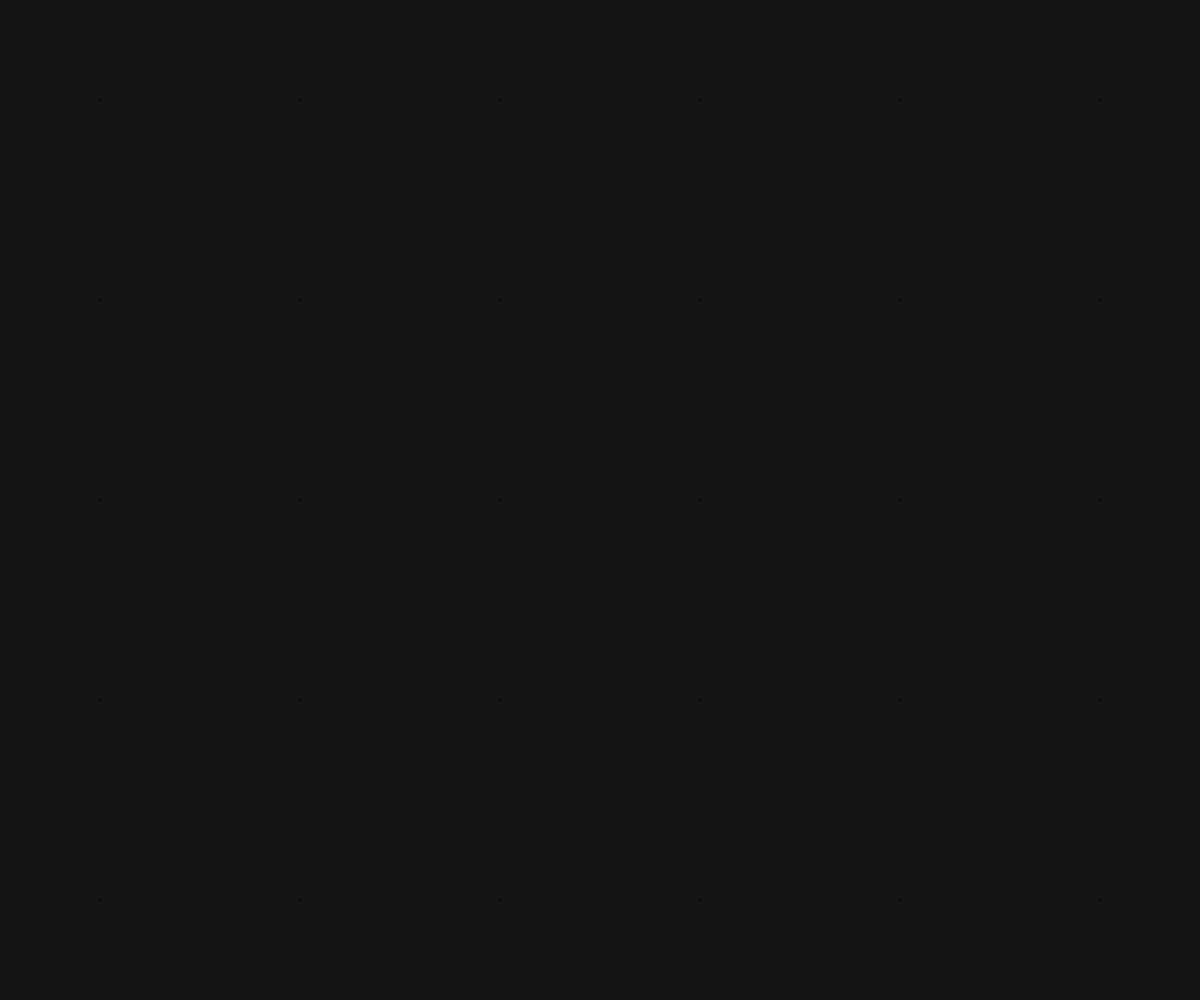
Frame 1 (no input)
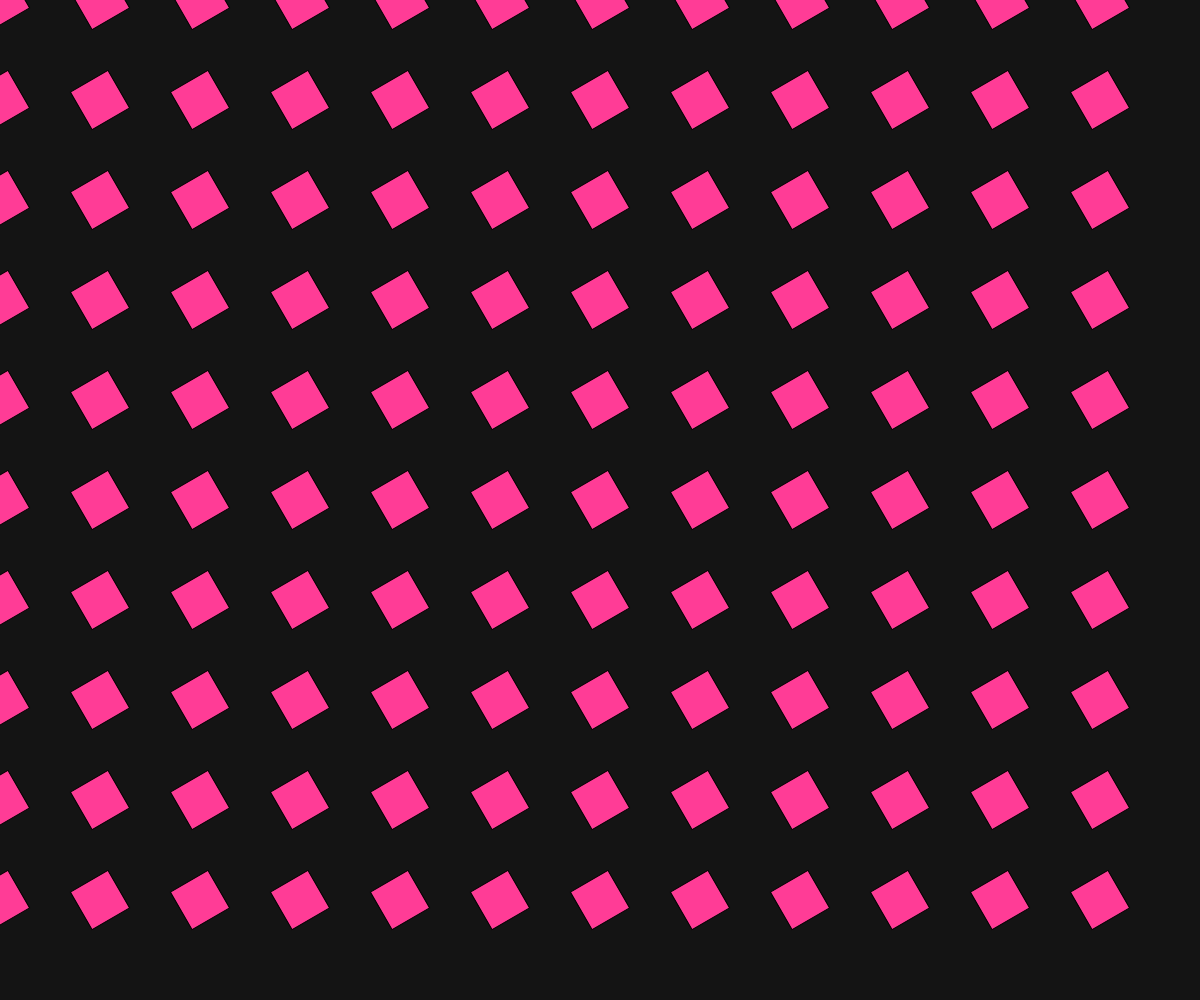
Frame 60 (no input)
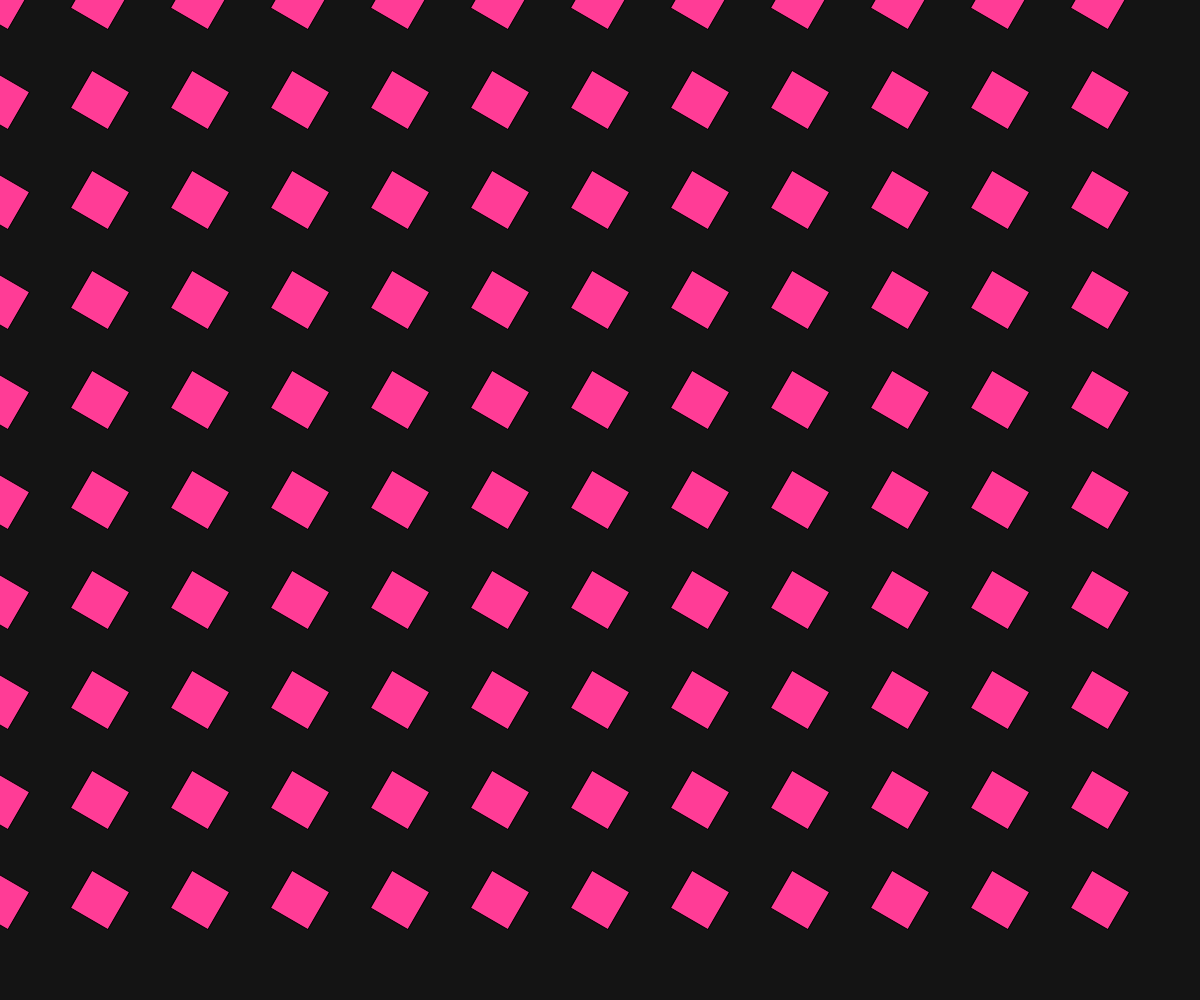
Frame 120 (the mouse pressed at the canvas centre since frame 60)

The p5.js sketch that drew these frames (run headless with seeded random() and noise() and a simulated clock; from frame 60 on, the mouse is pressed at the canvas centre):

// p5.js sketch
// ── sketch.js
let size;
size = 100;
function setup() {
  frameRate(50);
  createCanvas(innerWidth, innerHeight);
  
  
  rectMode(CENTER);
  angleMode(DEGREES);
}

function draw() {
  background(20);
  // create grid squares
  for(let i = 0; i <width; i = i+size){
    for(let j = 0; j <height; j = j+size){
      fill(255,60,150);
      
      push();
      translate(i,j);
      rotate(frameCount*10);
      rect(0,0,size/2*sin(frameCount),size/2*sin(frameCount));
      pop();
    }
}
}
